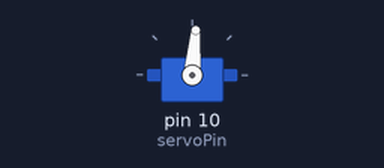
A sketch run on a simulated Arduino Uno, built with avr-gcc and run on an emulated ATmega328P. On the bench: servo. What the sketch prints to the serial monitor is not drawn.

Above: at 2.05 s.
At 2.6 s:
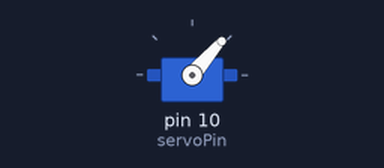
At 3.2 s:
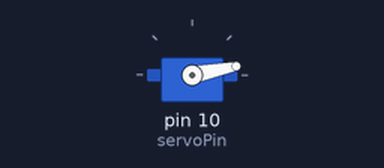
At 4.35 s:
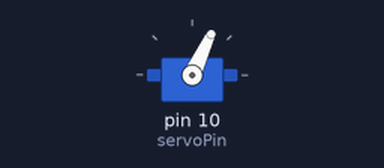
Timing chart, 0 to 8.4 s (numbered marks = the images above):
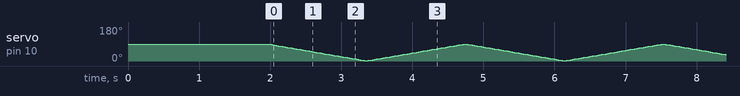

The sketch:

ballBeam1.ino
```cpp
#include<Servo.h>


int servoPin=10;
int trigPin=7;
int echoPin=8;
int output=90;
int f=1;

Servo myServo;

void setup() {
  // put your setup code here, to run once:
  Serial.begin(9600);
  pinMode(trigPin,OUTPUT);
  pinMode(echoPin,OUTPUT);

  myServo.attach(servoPin);
  Serial.println("attached");
  myServo.write(90);
  delay(2000);
  Serial.println("init done");
}

void loop() {
  // put your main code here, to run repeatedly:
  myServo.write(output);
      delay(2);
     Serial.println(output);
      if(output==90)
        f=-1;
      else if(output==0)
        f=1;
      output=output+f;
  Serial.println("loop done");
}
```
